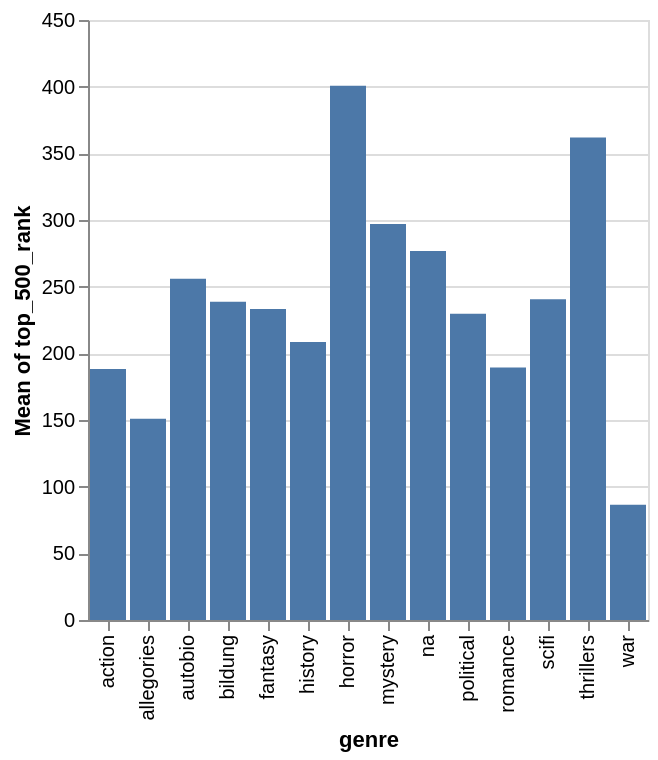

Notebook cell for this chart:
### Code cell
alt.Chart(combined_novels_nyt_df[['genre', 'top_500_rank']]).mark_bar().encode(
    x="genre:N",
    y="mean(top_500_rank):Q",
)

### Figure 1 — Vega-Lite specification as saved in the notebook (floating-point values rounded to 4 significant figures; data arrays with more than 128 entries replaced by an {"elided": "..."} marker saying what was removed)
{"config": {"view": {"continuousWidth": 300, "continuousHeight": 300}}, "data": {"name": "data-f56313e7e5c40f94505c5ea97561f1da"}, "mark": {"type": "bar"}, "encoding": {"x": {"field": "genre", "type": "nominal"}, "y": {"aggregate": "mean", "field": "top_500_rank", "type": "quantitative"}}, "$schema": "https://vega.github.io/schema/vega-lite/v6.1.0.json", "datasets": {"data-f56313e7e5c40f94505c5ea97561f1da": {"elided": "721 records"}}}
